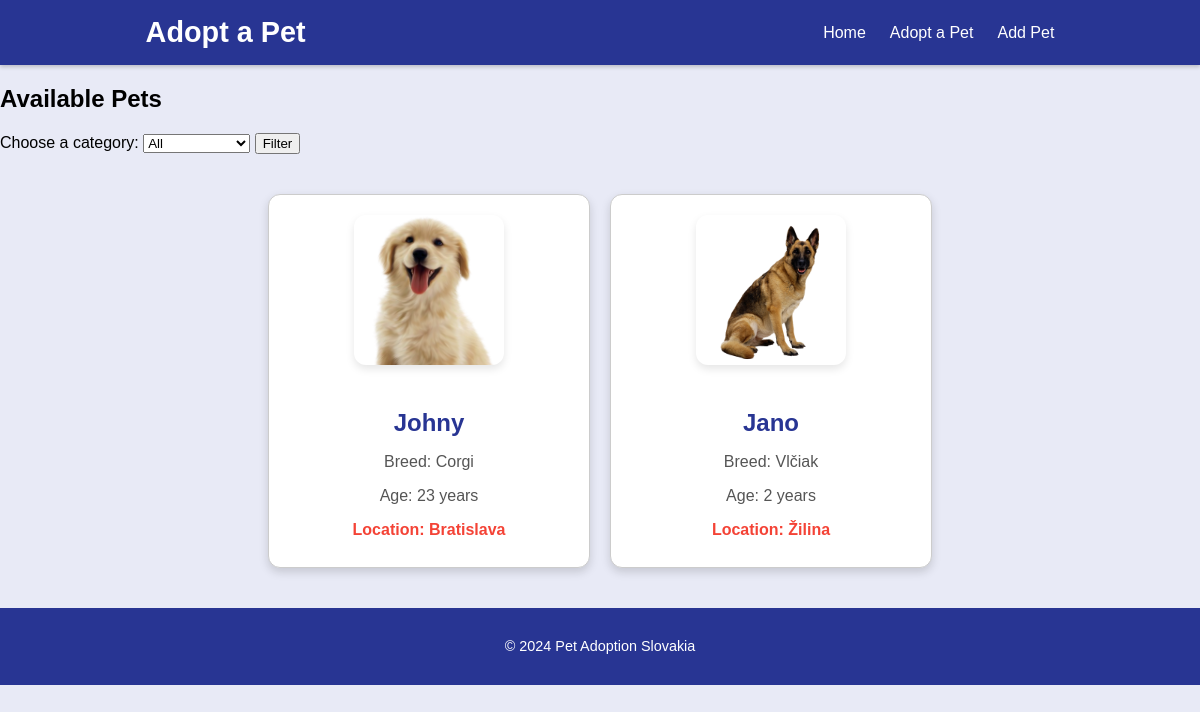
The page /adopt on the database as committed earlier.
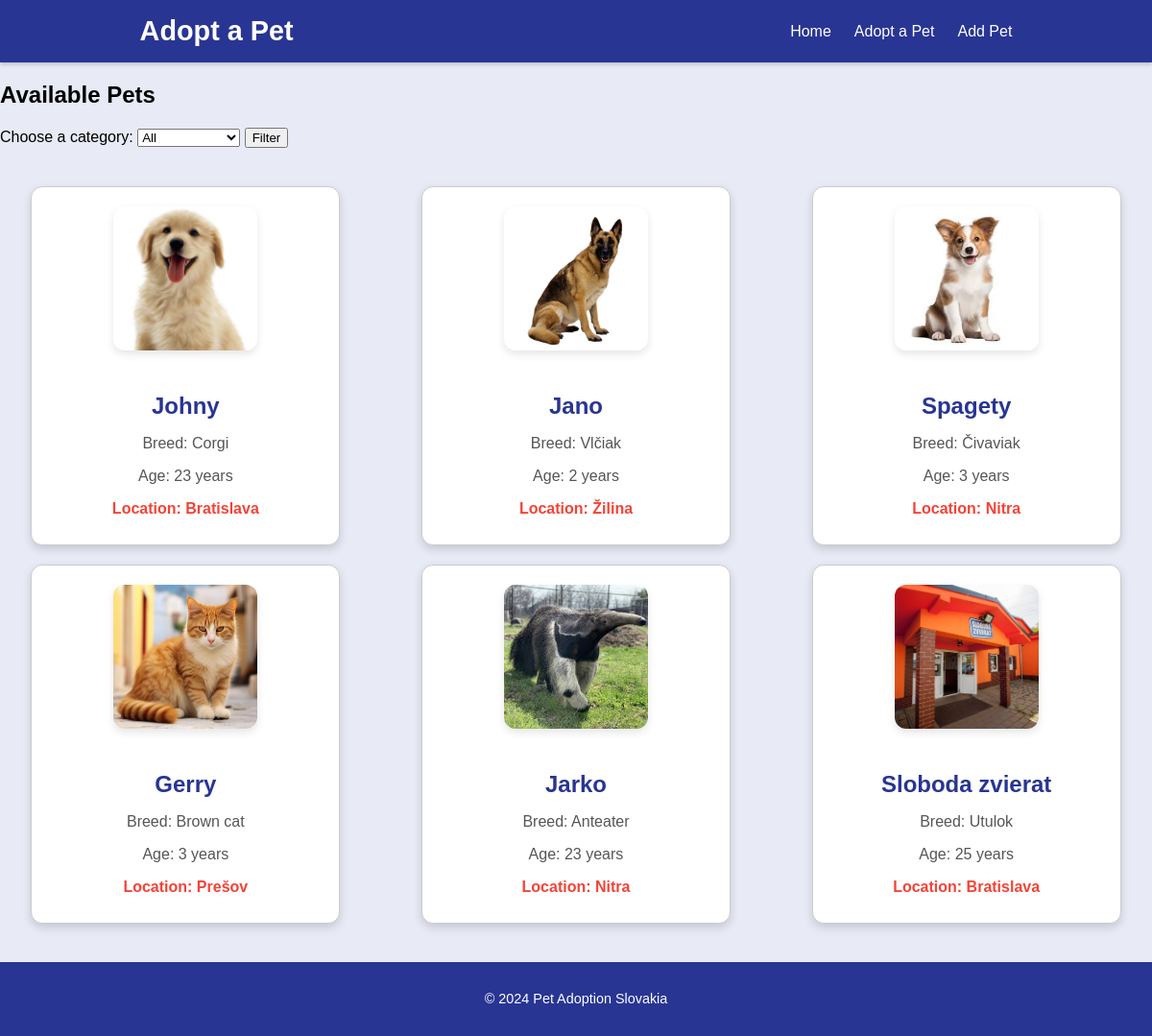
The same page on the database as committed later.
### tables this page shows
CREATE TABLE pets (
        id INTEGER PRIMARY KEY AUTOINCREMENT,
        name TEXT NOT NULL,
        breed TEXT NOT NULL,
        age INTEGER NOT NULL,
        category TEXT NOT NULL,
        city TEXT NOT NULL,
        latitude REAL NOT NULL,
        longitude REAL NOT NULL,
        image_filename TEXT  -- Store the image filename
    );

### app.py (the view)
@app.route('/adopt', methods=['GET'])
def adopt():
    category = request.args.get('category', 'all')  # Default to 'all' if no category is specified
    conn = get_db_connection()
    if category == 'all':
        pets = conn.execute('SELECT * FROM pets').fetchall()
    elif category == 'dogs':
        pets = conn.execute("SELECT * FROM pets WHERE category = 'Dog'").fetchall()
    elif category == 'cats':
        pets = conn.execute("SELECT * FROM pets WHERE category = 'Cat'").fetchall()
    elif category == 'other':
        pets = conn.execute("SELECT * FROM pets WHERE category = 'Other'").fetchall()
    elif category == 'shelters':
        pets = conn.execute("SELECT * FROM pets WHERE category = 'Shelter'").fetchall()
    conn.close()
    return render_template('adopt.html', pets=pets, category=category)

### app.py (called while the page is built)
def get_db_connection():
    base_dir = os.path.dirname(os.path.abspath(__file__))  # Get the current directory of app.py
    db_path = os.path.join(base_dir, 'pets.db')            # Construct the absolute path to the database
    conn = sqlite3.connect(db_path)
    conn.row_factory = sqlite3.Row
    return conn

### templates/adopt.html (shortened to what this page needs)
<!DOCTYPE html>
<html lang="en">
<head>
    <link rel="stylesheet" href="{{ url_for('static', filename='style.css') }}">
</head>
<body>
    <header>
        <div class="container">
            <h1>Adopt a Pet</h1>
            <nav>
                <a href="{{ url_for('index') }}">Home</a>
                <a href="{{ url_for('adopt', category='all') }}">Adopt a Pet</a>
                <a href="{{ url_for('add_pet') }}">Add Pet</a>
            </nav>
        </div>
    </header>
    <main>
        <h2>Available Pets</h2>
        <form action="{{ url_for('adopt') }}" method="get">
            <label for="category">Choose a category:</label>
            <select id="category" name="category">
                <option value="all" {% if category == all %}selected{% endif %}>All</option>
            </select>
            <button type="submit">Filter</button>
        </form>
        <section class="pet-list">
            {% if pets %}
                <div class="pet-list">
                    {% for pet in pets %}
                        <div class="pet-card">
                            <img src="{{ url_for('get_image', filename=pet.image_filename) }}" alt="{{ pet.name }}" style="width: 150px; height: 150px; object-fit: cover;">
                            <h3>{{ pet.name }}</h3>
                            <p>Breed: {{ pet.breed }}</p>
                            <p>Age: {{ pet.age }} years</p>
                            <p>Location: {{ pet.city }}</p>
                        </div>
                    {% endfor %}
                </div>
            {% else %}
                <p>No pets found in this category.</p>
            {% endif %}
        </section>
    </main>
    <footer>
        <div class="container">
            <p>&copy; 2024 Pet Adoption Slovakia</p>
        </div>
    </footer>
</body>
</html>

### static/style.css (style rules this page uses)
body { font-family: Arial, sans-serif; margin: 0; padding: 0; background-color: #E8EAF6; }
.container { width: 80%; margin: 0 auto; }
header { background: #283593; color: #ffffff; padding: 1rem 2rem; box-shadow: 0 2px 4px rgba(0, 0, 0, 0.2); position: relative; overflow: hidden; }
header .container { display: flex; justify-content: space-between; align-items: center; position: relative; }
header h1 { margin: 0; font-size: 1.8rem; font-weight: 700; position: relative; z-index: 1; transition: transform 0.3s ease-in-out; }
header nav { display: flex; gap: 1.5rem; position: relative; z-index: 1; }
header nav a { color: #ffffff; text-decoration: none; font-size: 1rem; font-weight: 500; transition: color 0.3s ease, transform 0.3s ease; position: relative; }
header { animation: slideIn 0.5s ease-out; }
.pet-list { display: flex; flex-wrap: wrap; justify-content: space-around; gap: 20px; padding: 20px 0; }
.pet-card { background-color: #ffffff; border: 1px solid #ccc; border-radius: 12px; padding: 20px; width: 280px; box-shadow: 0px 4px 10px rgba(0, 0, 0, 0.15); text-align: center; transition: transform 0.3s, box-shadow 0.3s; }
.pet-card img { width: 100%; height: 200px; object-fit: cover; object-position: top center; border-radius: 12px; box-shadow: 0 4px 8px rgba(0, 0, 0, 0.1); margin-bottom: 1rem; }
.pet-card h3 { color: #283593; font-size: 1.5rem; margin-bottom: 0.5rem; }
.pet-card p { color: #555; font-size: 1rem; margin-bottom: 0.5rem; }
.pet-card p:last-child { color: #f44336; font-weight: bold; }
footer { background-color: #283593; color: #ffffff; padding: 1rem 0; text-align: center; font-size: 0.9rem; }

Rows that differ between the two databases and show on the page:
added pets: image_filename (picture), name "Spagety", breed "Čivaviak", age "3", city "Nitra"
added pets: image_filename (picture), name "Gerry", breed "Brown cat", age "3", city "Prešov"
added pets: image_filename+name (picture), name "Jarko", breed "Anteater", age "23", city "Nitra"
added pets: image_filename (picture), name "Sloboda zvierat", breed "Utulok", age "25", city "Bratislava"
